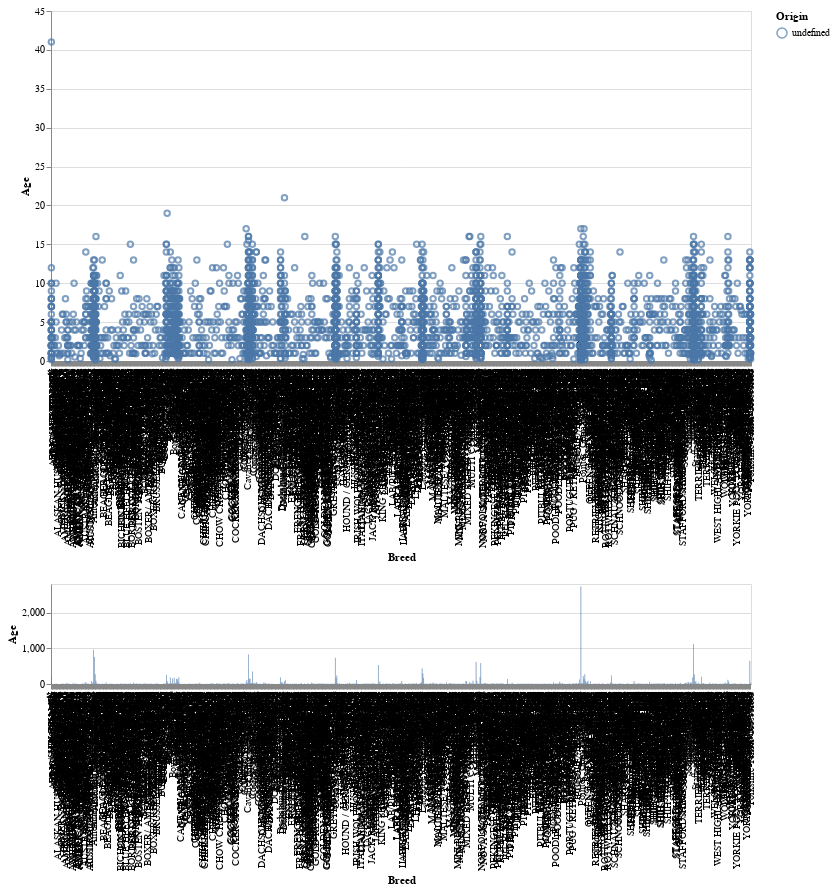

This figure's notebook cell:
### Code cell
brush = alt.selection_interval()

points =   alt.Chart(data)\
              .mark_point()\
              .encode(
                        y = 'Age',
                        x = 'Breed',
                        color = alt.condition(
                                                brush,
                                                'Origin:N',
                                                alt.value('lightgray')
                                              ) 
                     )\
              .add_selection(
                                brush
                             )\
              .properties(
                            width = 700,
                            height = 350
                         )  

bars =  alt.Chart(data)\
           .mark_bar()\
           .encode(
                    y = 'Age',
                    x = 'Breed'
                  )\
           .transform_filter(brush)\
           .properties(
                         width = 700,
                         height = 100
                      ) 

points & bars

### Figure 1 — Vega-Lite specification as saved in the notebook (floating-point values rounded to 4 significant figures; data arrays with more than 128 entries replaced by an {"elided": "..."} marker saying what was removed)
{"$schema": "https://vega.github.io/schema/vega-lite/v3.4.0.json", "config": {"mark": {"tooltip": null}, "view": {"height": 300, "width": 400}}, "data": {"name": "data-7c7ca5a5792046dca6e3afe1b463d8d7"}, "datasets": {"data-7c7ca5a5792046dca6e3afe1b463d8d7": {"elided": "10280 records"}}, "vconcat": [{"encoding": {"color": {"condition": {"field": "Origin", "selection": "selector024", "type": "nominal"}, "value": "lightgray"}, "x": {"field": "Breed", "type": "nominal"}, "y": {"field": "Age", "type": "quantitative"}}, "height": 350, "mark": "point", "selection": {"selector024": {"type": "interval"}}, "width": 700}, {"encoding": {"x": {"field": "Breed", "type": "nominal"}, "y": {"field": "Age", "type": "quantitative"}}, "height": 100, "mark": "bar", "transform": [{"filter": {"selection": "selector024"}}], "width": 700}]}
